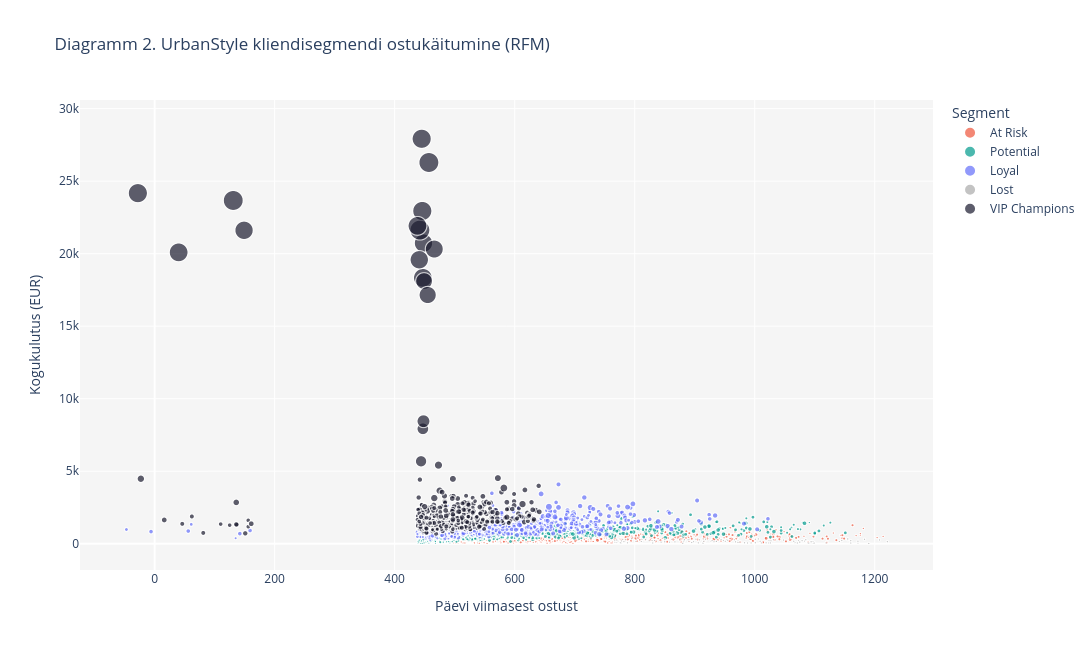

This figure's notebook cell:
### Code cell
# Kliendisegmendi ostukäitumine: Päevi viimasest ostust vs kogukulutus
fig = px.scatter(
    rfm,
    x='recency_days',
    y='monetary',
    color='segment',
    size='frequency',
    title='Diagramm 2. UrbanStyle kliendisegmendi ostukäitumine (RFM)',
    labels={
        'recency_days': 'Päevi viimasest ostust',
        'monetary': 'Kogukulutus (EUR)',
        'segment': 'Segment',
        'frequency': 'Ostude arv'
    },
    color_discrete_map={
        'VIP Champions': '#009B8D',
        'Potential': '#AAAAAA',
        'Loyal': '#636EFA',
        'At Risk': '#EF553B',
        'Lost': '#1A1A2E'
    },
    size_max=20
)

fig.update_layout(
    plot_bgcolor='#F5F5F5'
)
fig.update_layout(
    height=650,
    width=1200
)

fig.show()

### Figure 1 — Plotly figure (JSON) as saved in the notebook; plotly's stock layout.template omitted (floating-point values rounded to 4 significant figures; data arrays with more than 128 entries replaced by an {"elided": "..."} marker saying what was removed)
{"data": [{"hovertemplate": "Segment=At Risk<br>Päevi viimasest ostust=%{x}<br>Kogukulutus (EUR)=%{y}<br>Ostude arv=%{marker.size}<extra></extra>", "legendgroup": "At Risk", "marker": {"color": "#EF553B", "size": {"elided": "531 int values"}, "sizemode": "area", "sizeref": 0.1925, "symbol": "circle"}, "mode": "markers", "name": "At Risk", "showlegend": true, "type": "scattergl", "x": {"elided": "531 int values"}, "xaxis": "x", "y": {"elided": "531 float values"}, "yaxis": "y"}, {"hovertemplate": "Segment=Potential<br>Päevi viimasest ostust=%{x}<br>Kogukulutus (EUR)=%{y}<br>Ostude arv=%{marker.size}<extra></extra>", "legendgroup": "Potential", "marker": {"color": "#009B8D", "size": {"elided": "759 int values"}, "sizemode": "area", "sizeref": 0.1925, "symbol": "circle"}, "mode": "markers", "name": "Potential", "showlegend": true, "type": "scattergl", "x": {"elided": "759 int values"}, "xaxis": "x", "y": {"elided": "759 float values"}, "yaxis": "y"}, {"hovertemplate": "Segment=Loyal<br>Päevi viimasest ostust=%{x}<br>Kogukulutus (EUR)=%{y}<br>Ostude arv=%{marker.size}<extra></extra>", "legendgroup": "Loyal", "marker": {"color": "#636EFA", "size": {"elided": "679 int values"}, "sizemode": "area", "sizeref": 0.1925, "symbol": "circle"}, "mode": "markers", "name": "Loyal", "showlegend": true, "type": "scattergl", "x": {"elided": "679 int values"}, "xaxis": "x", "y": {"elided": "679 float values"}, "yaxis": "y"}, {"hovertemplate": "Segment=Lost<br>Päevi viimasest ostust=%{x}<br>Kogukulutus (EUR)=%{y}<br>Ostude arv=%{marker.size}<extra></extra>", "legendgroup": "Lost", "marker": {"color": "#AAAAAA", "size": [1, 1, 1, 1, 1, 2, 1, 1, 1, 1, 1, 1, 1, 1, 1, 1, 1, 1, 1, 1, 1, 1, 1, 1, 1, 1, 1, 1, 1, 1, 1, 1, 1, 1, 1, 1, 1, 1, 1, 1, 1, 1, 1, 1, 1, 1, 1, 1, 1, 1, 1, 1, 1, 1, 1, 1, 1, 1, 1, 1, 1, 1, 1, 1, 1, 1, 1, 1, 1, 1, 1, 1, 1, 1, 1, 1, 1, 1, 1, 1, 1, 1, 1, 1, 1, 1, 1, 1, 1, 1, 1, 1, 1, 1, 1, 1, 1, 1, 1, 1, 1, 1, 1, 1, 1, 1, 1, 1, 1, 1, 1, 1, 1, 1, 1, 1], "sizemode": "area", "sizeref": 0.1925, "symbol": "circle"}, "mode": "markers", "name": "Lost", "showlegend": true, "type": "scattergl", "x": [915, 1119, 770, 1190, 819, 882, 824, 898, 1010, 927, 891, 1183, 1073, 908, 1001, 936, 1099, 785, 1023, 767, 913, 966, 895, 773, 883, 947, 983, 831, 988, 914, 802, 1221, 780, 795, 1145, 1160, 1095, 1079, 1031, 948, 767, 917, 881, 936, 890, 951, 867, 875, 1172, 880, 1155, 1097, 1067, 850, 1011, 782, 780, 1094, 833, 844, 1083, 889, 1097, 858, 953, 829, 1024, 915, 1094, 1009, 1141, 778, 1001, 778, 785, 1048, 1006, 1071, 1065, 1085, 902, 1027, 1019, 862, 906, 818, 1026, 1075, 1172, 850, 1075, 932, 1155, 929, 850, 1088, 972, 975, 1099, 771, 955, 770, 830, 776, 811, 918, 1208, 944, 1160, 812, 1090, 994, 972, 850, 968, 788], "xaxis": "x", "y": [327.1, 57.08, 81.48, 16.62, 334.5, 197.7, 205.0, 141.1, 110.7, 166.3, 307.2, 304.1, 210.4, 269.9, 67.75, 153.1, 72.6, 209.1, 54.95, 104.1, 62.56, 269.9, 81.48, 184.2, 282.9, 253.8, 67.75, 172.3, 48.85, 41.79, 158.9, 139.7, 138.1, 342.7, 221.4, 205.9, 153.6, 210.2, 276.3, 218.8, 215.6, 205.9, 106.7, 163.6, 153.4, 171.3, 130.4, 271.4, 57.08, 23.45, 273.1, 26.79, 74.81, 78.09, 58.96, 142.6, 282.9, 63.3, 222.1, 106.8, 183.4, 272.0, 154.7, 106.2, 282.9, 216.2, 208.1, 160.9, 140.0, 167.2, 152.1, 49.08, 305.7, 190.8, 298.9, 247.0, 332.6, 51.58, 167.2, 274.8, 311.7, 201.9, 62.56, 299.1, 60.37, 279.4, 53.24, 83.97, 169.1, 290.3, 121.5, 141.1, 339.2, 218.5, 84.54, 55.04, 181.7, 106.7, 41.63, 201.1, 241.1, 260.7, 50.85, 65.6, 159.2, 307.2, 263.1, 285.1, 47.36, 304.3, 42.64, 53.58, 84.95, 166.3, 130.7, 63.95], "yaxis": "y"}, {"hovertemplate": "Segment=VIP Champions<br>Päevi viimasest ostust=%{x}<br>Kogukulutus (EUR)=%{y}<br>Ostude arv=%{marker.size}<extra></extra>", "legendgroup": "VIP Champions", "marker": {"color": "#1A1A2E", "size": {"elided": "455 int values"}, "sizemode": "area", "sizeref": 0.1925, "symbol": "circle"}, "mode": "markers", "name": "VIP Champions", "showlegend": true, "type": "scattergl", "x": {"elided": "455 int values"}, "xaxis": "x", "y": {"elided": "455 float values"}, "yaxis": "y"}], "layout": {"height": 650, "legend": {"itemsizing": "constant", "title": {"text": "Segment"}, "tracegroupgap": 0}, "plot_bgcolor": "#F5F5F5", "title": {"text": "Diagramm 2. UrbanStyle kliendisegmendi ostukäitumine (RFM)"}, "width": 1200, "xaxis": {"anchor": "y", "domain": [0, 1], "title": {"text": "Päevi viimasest ostust"}}, "yaxis": {"anchor": "x", "domain": [0, 1], "title": {"text": "Kogukulutus (EUR)"}}}}
